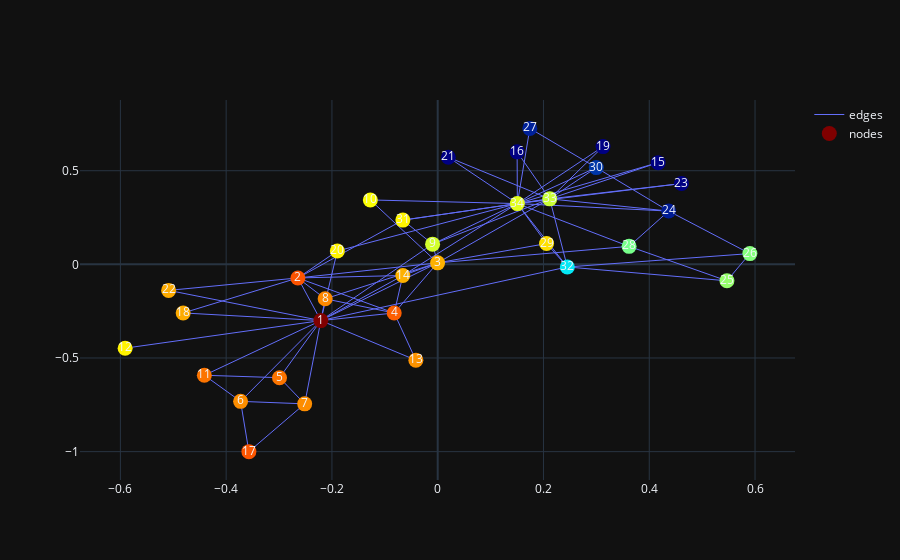

The code cell stored with this chart in its notebook:
### Code cell
simrank = visualize_simrank(G, global_root_node, pos)
simrank = add_markers(simrank, global_markers)
simrank.show(config={'scrollZoom' : True})
df_simrank = other_sims.simrank(G, global_root_node)

### Figure 1 — Plotly figure (JSON) as saved in the notebook; plotly's stock layout.template omitted (floating-point values rounded to 4 significant figures; data arrays with more than 128 entries replaced by an {"elided": "..."} marker saying what was removed)
{"data": [{"line": {"width": 1}, "marker": {"color": [3, 2.205, 1.983, 2.18, 2.126, 2.068, 2.068, 2.079, 1.695, 1.79, 2.126, 1.828, 2.055, 1.984, 0, 0, 2.201, 1.998, 0, 1.825, 0, 1.998, 0, 0.2669, 1.547, 1.507, 0.334, 1.473, 1.874, 0.5468, 1.819, 1.127, 1.67, 1.734], "colorscale": [[0, "rgb(0,0,131)"], [0.2, "rgb(0,60,170)"], [0.4, "rgb(5,255,255)"], [0.6, "rgb(255,255,0)"], [0.8, "rgb(250,0,0)"], [1, "rgb(128,0,0)"]], "size": 15}, "mode": "lines", "name": "edges", "type": "scatter", "uid": "fdcf56f2-949c-47a0-bd41-124d5b765b8c", "x": {"elided": "234 float values"}, "y": {"elided": "234 float values"}}, {"customdata": [[3, 16], [2.205, 9], [1.983, 10], [2.18, 6], [2.126, 3], [2.068, 4], [2.068, 4], [2.079, 4], [1.695, 5], [1.79, 2], [2.126, 3], [1.828, 1], [2.055, 2], [1.984, 5], [0, 2], [0, 2], [2.201, 2], [1.998, 2], [0, 2], [1.825, 3], [0, 2], [1.998, 2], [0, 2], [0.2669, 5], [1.547, 3], [1.507, 3], [0.334, 2], [1.473, 4], [1.874, 3], [0.5468, 4], [1.819, 4], [1.127, 6], [1.67, 12], [1.734, 17]], "hovertemplate": "Node: %{text} <br> SimRank: %{customdata[0]} <br> Degree: %{customdata[1]} <extra></extra>", "marker": {"color": [3, 2.205, 1.983, 2.18, 2.126, 2.068, 2.068, 2.079, 1.695, 1.79, 2.126, 1.828, 2.055, 1.984, 0, 0, 2.201, 1.998, 0, 1.825, 0, 1.998, 0, 0.2669, 1.547, 1.507, 0.334, 1.473, 1.874, 0.5468, 1.819, 1.127, 1.67, 1.734], "colorscale": [[0, "rgb(0,0,131)"], [0.2, "rgb(0,60,170)"], [0.4, "rgb(5,255,255)"], [0.6, "rgb(255,255,0)"], [0.8, "rgb(250,0,0)"], [1, "rgb(128,0,0)"]], "size": 15}, "mode": "markers+text", "name": "nodes", "text": [1, 2, 3, 4, 5, 6, 7, 8, 9, 10, 11, 12, 13, 14, 15, 16, 17, 18, 19, 20, 21, 22, 23, 24, 25, 26, 27, 28, 29, 30, 31, 32, 33, 34], "type": "scatter", "uid": "fc661abd-54dc-403a-aba6-6cd52bc1e66f", "x": [-0.221, -0.2644, -0.0002348, -0.08225, -0.2991, -0.3727, -0.2515, -0.2128, -0.009685, -0.1274, -0.4413, -0.5911, -0.04132, -0.06597, 0.4168, 0.1501, -0.357, -0.4813, 0.3126, -0.1898, 0.02011, -0.5088, 0.4609, 0.4367, 0.5469, 0.5903, 0.1742, 0.3619, 0.2058, 0.2998, -0.06592, 0.2451, 0.2118, 0.1506], "y": [-0.3003, -0.07257, 0.007985, -0.2597, -0.6052, -0.7315, -0.7449, -0.184, 0.108, 0.344, -0.5922, -0.4476, -0.5115, -0.0595, 0.5431, 0.6006, -1, -0.2595, 0.6287, 0.07142, 0.5718, -0.139, 0.4314, 0.2845, -0.08786, 0.05749, 0.7261, 0.09602, 0.111, 0.5166, 0.2363, -0.01397, 0.3497, 0.3245]}], "layout": {"dragmode": "pan"}}
